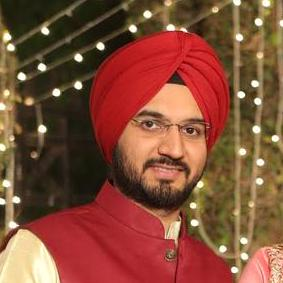
#> input picture imgs/BirinderSingh_Pic.jfif, 283 x 283 px
$ jupyter execute Image_Convolutions.ipynb
#> lines starting #> are read from the running program, lines starting #| are printed output that depends on the picture
# Image Convolutions

[cell 1]
import numpy as np
from skimage.color import rgb2gray
from skimage.transform import resize
import matplotlib.pyplot as plt
from scipy.signal import convolve2d
plt.rcParams['font.size'] = 20

[cell 2]
def image_preprocess(filename):
#> called with filename = 'imgs/BirinderSingh_Pic.jfif'
    img = plt.imread(filename)
#> img is the input picture: shape (283, 283, 3); mean R, G, B 131.4, 77.3, 55.7
    img = resize(img, (200,200), mode='reflect')
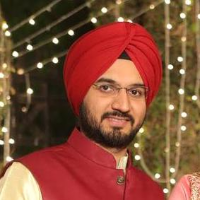
#> img: shape (200, 200, 3) float64; mean R, G, B 0.515, 0.303, 0.219
    return rgb2gray(img)
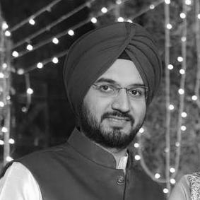
#> returned value: shape (200, 200) float64; min 0.0243, max 0.995, mean 0.342

def convolution(img, filt):

    plt.figure(figsize=(16,16))
    plt.subplot(1,2,1)

    plt.imshow(img)
    plt.xticks(())
    plt.yticks(())
    plt.title("Original")
    I_filt = convolve2d(img,filt, boundary='symm', mode='same')
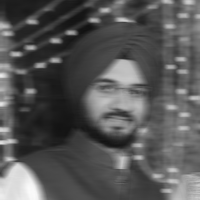
#> I_filt: shape (200, 200) float64; min 0.0687, max 0.982, mean 0.342

    I_filt = np.maximum(0, I_filt)
    I_filt = np.minimum(1, I_filt)
    plt.subplot(1,2,2)
    if np.sum(filt) == 0:
        plt.imshow(I_filt/np.max(I_filt))
    else:
        plt.imshow(I_filt)
    plt.xticks(())
    plt.yticks(())
    plt.title("After Filtering")

    return I_filt

[cell 3]
img = image_preprocess("imgs/BirinderSingh_Pic.jfif")

## Horizontal convolution filter

[cell 4]
plt.rcParams['font.size'] = 20
ft = 0.1*np.ones(10)[None]
print(ft.shape)
print(ft)
res = convolution(img, ft)
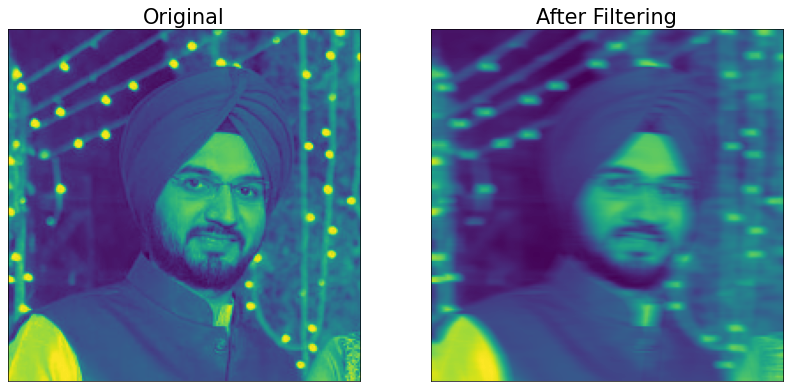
#> figure drawn by matplotlib, 2 panels

The filter is a horizontal containing $0.1$. There is blurring in the horizontal direction, meaning the _vertical_ edges get blurred.

## Vertical convolution filter

[cell 5]
plt.rcParams['font.size'] = 20
ft = 0.1*np.ones(10)[:,None]
print(ft.shape)
print(ft)

res = convolution(img, ft)
#> in convolution (call 2), `I_filt = convolve2d(img,filt, boundary='symm', mode='same')`:
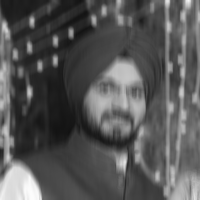
#> I_filt: shape (200, 200) float64; min 0.0734, max 0.991, mean 0.342

The convolution is the vertical filter with 0.1 in all elements which will average the image in the vertical direction and make it blurr. This will blurr the horizontal edges.

## Identity filter

[cell 6]
plt.rcParams['font.size'] = 20
ft = np.zeros((5,5))
ft[2,2] = 1
print(ft.shape)
print(ft)
res = convolution(img, ft)

Since the filter or the convolution is Identity the output remains the same. Every pixel retains its value.

## Averaging convolution filter

[cell 7]
plt.rcParams['font.size'] = 20
ft = 0.01*np.ones((10,10))
print(ft.shape)
res = convolution(img, ft)
#> in convolution (call 4), `I_filt = convolve2d(img,filt, boundary='symm', mode='same')`:
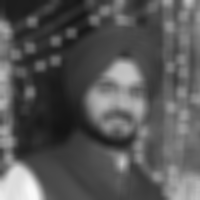
#> I_filt: shape (200, 200) float64; min 0.0809, max 0.979, mean 0.342

[cell 8]
ft

This filter is 10 by 10 averaging filter. It will take the values from the grid 10 by 10 around the point of interest and average them as 0.01. The output image is going to be blurr in all directions.

## Edge detection filter

[cell 9]
plt.rcParams['font.size'] = 20
ft = -np.ones((3,3))/8
ft[1,1] = 1
print(ft.shape)
print(ft)
res6 = convolution(img, ft)
#> in convolution (call 5), `I_filt = convolve2d(img,filt, boundary='symm', mode='same')`:
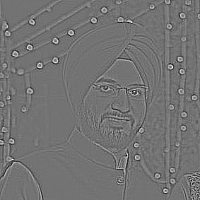
#> I_filt: shape (200, 200) float64; min -0.263, max 0.318, mean 2.97e-19; drawn with min black and max white
#> in convolution (call 5), `I_filt = np.maximum(0, I_filt)`:
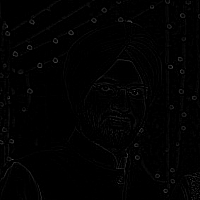
#> I_filt: shape (200, 200) float64; min 0, max 0.318, mean 0.00917
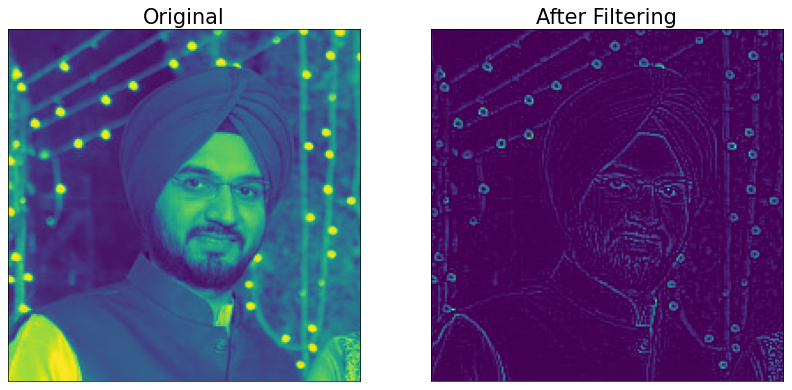
#> figure drawn by matplotlib, 2 panels
